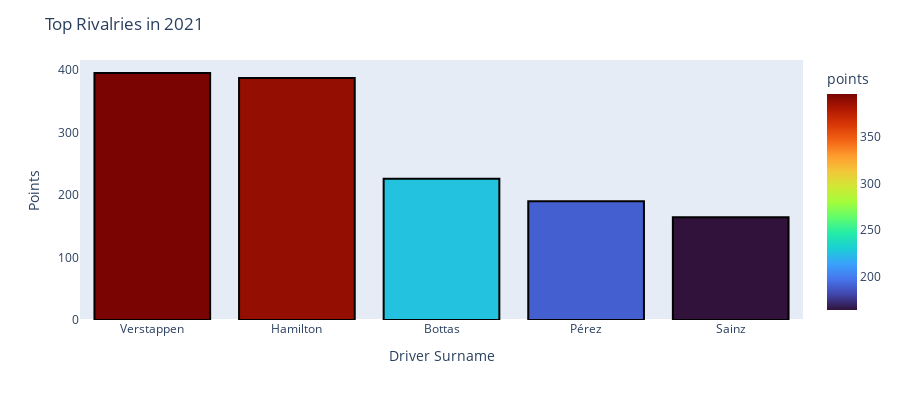

The code cell stored with this chart in its notebook:
### Code cell
def rivalry_analysis(year, driver_position):
    """
    Analyze the biggest rivalry in a given year and visualize the results.

    Parameters:
        year (int): The year to analyze.
        driver_position (DataFrame): Comprehensive DataFrame with driver standings, results, and circuit data.
    """
    # Step 1: Filter for the given year and get top 5 drivers based on points
    competition = driver_position[driver_position['year'] == year] \
        .groupby(['surname', 'year'])['points'].max() \
        .sort_values(ascending=False).reset_index().head(5)

    # Check for rivalry intensity
    if competition.iloc[0, 2] - competition.iloc[1, 2] <= 10:
        print('\033[1m' + 'BIGGEST RIVALRY IN THE MAKING!')
    elif competition.iloc[0, 2] - competition.iloc[1, 2] <= 20:
        print('\033[1m' + 'Spicy Rivalry!')
    elif competition.iloc[0, 2] - competition.iloc[1, 2] < 30:
        print('\033[1m' + 'Moderate Rivalry!')
    else:
        print('\033[1m' + 'Dominant Lead - Less Competition')

    # Step 2: Prepare visualization data for top 5 drivers
    top_five = driver_position[driver_position['year'] == year] \
        .groupby(['surname'])[['points', 'wins']].max() \
        .sort_values('points', ascending=False).head(5).reset_index()

    # Step 3: Create the bar plot for visualization
    fig = px.bar(
        top_five,
        x='surname',
        y='points',
        hover_data=['wins'],
        color='points',
        height=400,
        color_continuous_scale='turbo'
    )

    fig.update_layout(
        title=f"Top Rivalries in {year}",
        xaxis=dict(title="Driver Surname", showgrid=False),
        yaxis=dict(title="Points", showgrid=False),
        template="plotly"
    )

    fig.update_traces(
        textfont_size=20,
        marker=dict(line=dict(color='#000000', width=2))
    )

    print('----------------------------------')
    fig.show()

# Example usage of the rivalry analysis function
rivalry_analysis(2021, driver_position)

### Figure 1 — Plotly figure (JSON) as saved in the notebook; plotly's stock layout.template omitted (floating-point values rounded to 4 significant figures)
{"data": [{"alignmentgroup": "True", "customdata": [[10], [8], [1], [1], [0]], "hovertemplate": "surname=%{x}<br>points=%{marker.color}<br>wins=%{customdata[0]}<extra></extra>", "legendgroup": "", "marker": {"color": [395.5, 387.5, 226, 190, 164.5], "coloraxis": "coloraxis", "line": {"color": "#000000", "width": 2}, "pattern": {"shape": ""}}, "name": "", "offsetgroup": "", "orientation": "v", "showlegend": false, "textfont": {"size": 20}, "textposition": "auto", "type": "bar", "x": ["Verstappen", "Hamilton", "Bottas", "Pérez", "Sainz"], "xaxis": "x", "y": [395.5, 387.5, 226, 190, 164.5], "yaxis": "y"}], "layout": {"barmode": "relative", "coloraxis": {"colorbar": {"title": {"text": "points"}}, "colorscale": [[0, "#30123b"], [0.07143, "#4145ab"], [0.1429, "#4675ed"], [0.2143, "#39a2fc"], [0.2857, "#1bcfd4"], [0.3571, "#24eca6"], [0.4286, "#61fc6c"], [0.5, "#a4fc3b"], [0.5714, "#d1e834"], [0.6429, "#f3c63a"], [0.7143, "#fe9b2d"], [0.7857, "#f36315"], [0.8571, "#d93806"], [0.9286, "#b11901"], [1, "#7a0402"]]}, "height": 400, "legend": {"tracegroupgap": 0}, "margin": {"t": 60}, "title": {"text": "Top Rivalries in 2021"}, "xaxis": {"anchor": "y", "domain": [0, 1], "showgrid": false, "title": {"text": "Driver Surname"}}, "yaxis": {"anchor": "x", "domain": [0, 1], "showgrid": false, "title": {"text": "Points"}}}}
